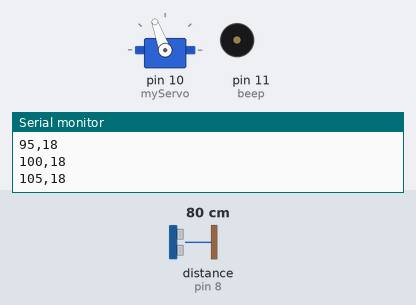
Bench run of a sketch on a simulated Arduino Uno, built with avr-gcc and run on an emulated ATmega328P. Parts: servo, buzzer (waves = sounding), the last lines printed to the serial monitor. Wiring (inferred from the names in the program): ultrasonic range finder: trigger pin 9; echo pin 8. Inputs (shaded band) come from the test bench; at power-on: distance to the obstacle (sensor on pin 8) 80 cm. The echo pulse lasts 58.3 µs per cm.

Above: at 4.29 s.
4.3 s: distance to the obstacle (sensor on pin 8) set to 2 cm
At 4.9 s:
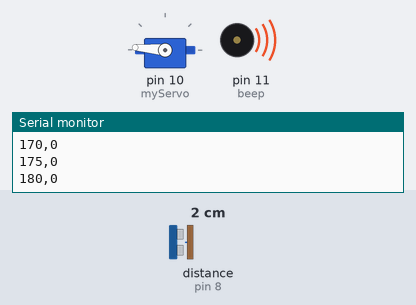
7.3 s: distance to the obstacle (sensor on pin 8) set to 18 cm
At 7.48 s:
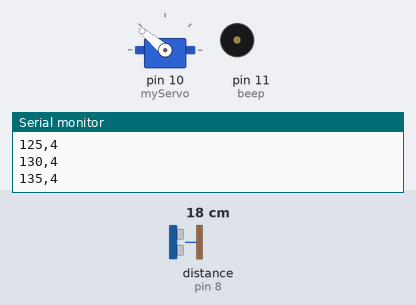
Timing chart, 0 to 16.3 s (numbered marks = the images above; inputs shaded):
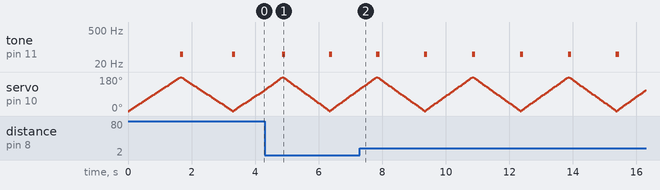

Measured:
- by itself, tone on pin 11 (beep): alternates 50 Hz for 0.10 s and silent for 1.4 s

The sketch:

sona.ino
```cpp
#include <Servo.h>

/*------------------------------------------

  Sonar Radar System
  By nonstopengineering
  Using Arduino,Ultrasonic and Servo
  ------------------------------------------*/
const int trigPin = 9; //Initializing trigger pin
const int echoPin = 8; //Initializing echo pin
long duration;
int distance;
byte beep = 11;
Servo myServo; // Creating a servo object for controlling the servo motor

void setup() {
  pinMode(trigPin, OUTPUT); // Sets the trigPin as an Output
  pinMode(echoPin, INPUT); // Sets the echoPin as an Input
  pinMode(beep,OUTPUT);
  Serial.begin(115200);     //Sets Baud rate for Serial communication
  myServo.attach(10); // Defines on which pin is the servo motor attached
}
void loop() {

// delay(1000);
// tone(pin,50,100);
  for(int a = 0; a < 180; a=a+5) // rotates the servo motor from 0 to 180 degrees
  {
  myServo.write(a); //Sending stes to servo which servo should move
  delay(40);
  distance = Distance(); // Calls a function for calculating the distance measured by the Ultrasonic sensor for each degree
  Serial.print(a); // Sends the current degree into the Serial Port
  Serial.print(","); // Sends addition character right next to the previous value needed later in the Processing IDE for indexing
  Serial.println(distance); // Sends the distance value into the Serial Port
  }
  tone(beep,50,100);
  for(int b = 180; b > 0; b=b-5) //   Rversing rotation from 180 to 0 degrees
  {
  myServo.write(b);
  delay(40);
  distance = Distance();
  Serial.print(b);
  Serial.print(",");
  Serial.println(distance);
  }
  tone(beep,50,100);
}

int Distance() // Function for calculating the distance measured by the Ultrasonic sensor
{

  digitalWrite(trigPin, LOW);  // Sets the trigPin on LOW state for 2 micro seconds
  delayMicroseconds(2);
  digitalWrite(trigPin, HIGH); // Sets the trigPin on HIGH state for 10 micro seconds
  delayMicroseconds(10);
  digitalWrite(9, LOW);
  duration = pulseIn(echoPin, HIGH); // Reads the echoPin, returns the sound wave travel time in microseconds
  // distance= duration*0.034/200; //Converting distance into meters
  distance= duration/255;
  return distance;
}
```
